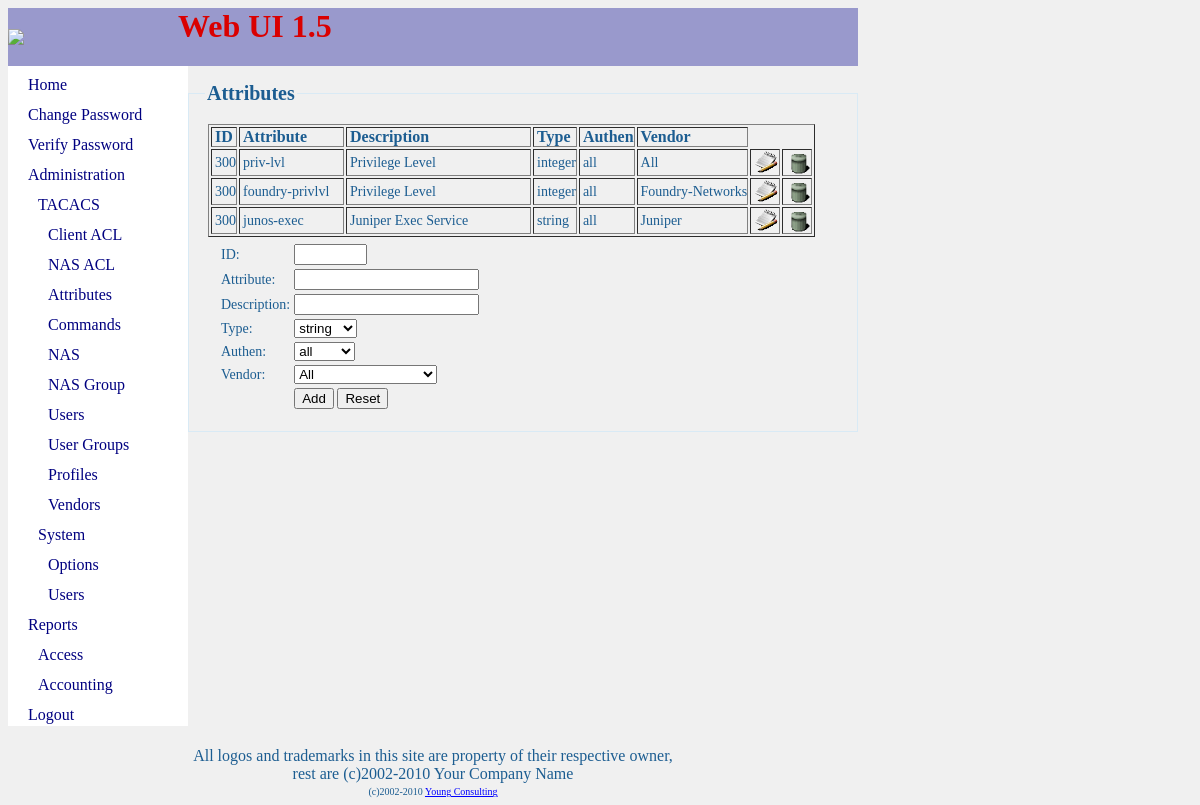
Screenshot of /?module=attrib (signed in) with the database file from the repository.
### tables this page shows
CREATE TABLE `attribute` (
  `id` int NOT NULL,
  `name` varchar(30) default NULL,
  `descr` varchar(255) default NULL,
  `type` int NOT NULL,
  `auth` int NOT NULL,
  `has_tag` int default '0',
  `encrypt` int default '0',
  `disp_len` int default '0',
  `vid` int NOT NULL,
  PRIMARY KEY  (`id`,`vid`,`auth`),
  KEY `name_index` (`name`) 
);

### config.php (called while the page is built, shortened)
<?php
$banner = "Web UI";
$version = "1.5";
$banner_gif = "banner.gif";
$module = 0;
$dbtype = "mysql";
$company_name = "Your Company Name";
$logo_gif = "logo.gif";
?>

### mainfile.php (called while the page is built, shortened)
<?php
$copyrights = "All logos and trademarks in this site are property of their respective owner, rest are (c)2002-2010 $company_name";
function SQLQuery($_query, $id)
{
	GLOBAL $dbtype;
	switch ($dbtype) {
	case "mysql":
		$ret = @mysql_query($_query, $id);
		break;
	}
	return $ret;
}
function SQLFetchRow($result)
{
	GLOBAL $dbtype;
	switch ($dbtype) {
	case "mysql":
		$ret = @mysql_fetch_row($result);
		break;
	}
	return $ret;
}
function SQLFetchArray($result)
{
	GLOBAL $dbtype;
	switch ($dbtype) {
	case "mysql":
		$ret = @mysql_fetch_array($result);
		break;
	}
	return $ret;
}
function SQLNumRows($result)
{
	GLOBAL $dbtype;
	switch ($dbtype) {
	case "mysql":
		$ret = @mysql_num_rows($result);
		break;
	}
	return $ret;
}
function SQLFreeResult($result)
{
	GLOBAL $dbtype;
	switch ($dbtype) {
	case "mysql":
		$ret = @mysql_free_result($result);
		break;
	}
	return $ret;
}
function checkLogin($name, $id)
{
	$ret = 0;
	$result = SQLQuery("SELECT priv_lvl,vrows FROM admin WHERE ENCRYPT(uid,'$name')='$name'", $id);
	if (SQLNumRows($result)>0) {
		$row = SQLFetchRow($result);
		$ret = $row[0];
	}
	return $ret;
}
?>

### attrib.php (the view, shortened to what this page needs)
<form name="attribform" method="post" action="?module=attrib">
<fieldset class=" collapsible"><legend>Attributes</legend>
<table border=0 width="100%">
<tr><td>
        <div id="_acls" class="_scrollwindow">
	<table border=1 class="_table2">
           <tr><th>ID</th><th>Attribute</th><th>Description</th><th>Type</th><th>Authen</th><th>Vendor</th>
<?php
$attr_type = array(0=>"string", "integer","ipaddr","date");
$attr_auth = array("all","tacacs","radius");
$result = @SQLQuery("SELECT id, name FROM vendor ORDER BY id", $dbi);
while ($row = @SQLFetchArray($result)) {
	$vendor[$row[0]]=$row[1];
}
$result = @SQLQuery("SELECT id, name, descr, type, auth, vid FROM attribute", $dbi);
while ($row = @SQLFetchArray($result)) {
	if ($row["id"]) {
	    echo "<tr><td>".$row["id"]."</td>"
		."<td width=\"100\">".$row["name"]."</td>"
		."<td width=\"180\">".$row["descr"]."</td>"
		."<td>".$attr_type[$row["type"]]."</td>"
		."<td>".$attr_auth[$row["auth"]]."</td>"
		."<td>".$vendor[$row["vid"]]."</td>"
		."<td><a href=\"javascript:_modify('".$row["id"]."','".$row["vid"]."')\"><img src=\"images/modify.gif\" width=25 border=0></img></a></td>";
	    echo "<td><a href=\"javascript:_delete('".$row["id"]."','".$row["name"]."','".$row["vid"]."','".$vendor[$row["vid"]]."')\"><img src=\"images/trash.gif\" width=25 border=0></img></a></td></tr>\n";
	}
}
?>
	</table>
        </div>
</td></tr>
<tr><td>
	<table class="_table">
	<tr><td>ID:</td><td><input type="text" name="id" size=6 onChange="return _verify(this,'num');"></td></tr>
	<tr><td>Attribute:</td><td><input type="text" name="name" size=20></td></tr>
	<tr><td>Description:</td><td><input type="text" name="descr" size=20></td></tr>
	<tr><td>Type:</td><td><select name="type"><?php
		foreach ($attr_type as $i=>$j) {
			echo "<option value=\"$i\">$j</option>";
		}
	    ?></select></td></tr>
	<tr><td>Authen:</td><td><select name="auth"><?php
		foreach ($attr_auth as $i=>$j) {
			echo "<option value=\"$i\">$j</option>";
		}
	    ?></select></td></tr>
	<tr><td>Vendor:</td><td><select name="vid"><?php
		foreach ($vendor as $i=>$j) {
			echo "<option value=\"$i\">$j</option>";
		}
	    ?></select></td></tr>
	<tr><td><input name="option" value="1" type="hidden"></td><td><input type="submit" name="_submit" value="Add" onclick="return _required();"> <input type="reset" onClick="return confirm('Are you sure you want to reset the data?')"></td></tr>
	</table>
</td></tr>
</table>
</fieldset>
</form>

### index.php (shortened to what this page needs)
<?php
require_once("config.php");
require_once("mainfile.php");
$dbi=OpenDatabase($dbhost, $dbuname, $dbpass, $dbname);
require_once ("banner.php");
?>
<!DOCTYPE HTML PUBLIC "-//W3C//DTD HTML 4.01 Transitional//EN">
<html>
<head><title><?php echo "$pagetitle"; ?></title>
<link rel="stylesheet" type="text/css" href="style.css" />
</head>
<body bgcolor="#F0F0F0" text="#000000" link="0000FF">
<?php
   if ($_login) {
	if (($_ret=Login($username,$password,$dbi)) > 0) {
		setcookie("login",$_crypt_uname);
	}
   } else {
   	$_ret = checkLogin($_COOKIE["login"], $dbi);
   }
?>
<table border=0 cellspacing=0 cellpadding=0 width=850>
<tr><td>
<div id="banner">
<?php Banner(); ?>
</div>
<tr><td>
<table border=0 cellspacing=0 cellpadding=0 width="100%" height="250">
<tr>
     <td bgcolor="#FFFFFF" width="20%" valign="top">
	<div id="nav" class="menu"><ul>
		<?php
			include("nav.php");
		?>
	</ul></div>
     <td width="80%" valign="top">
	<?php
	if ($_ret&&$module) {
		include ($module.".php");
	} else {
		$nmodule=$module?$module:"main";
		include ($nmodule.".php");
	}?>
     </td>
</tr>
</table>
<tr> <td><br>
<table border=0 width="100%" height=25>
<tr>
	<div id="footer">
	<td width="20%">&nbsp;<?php echo $_ERROR; ?>
	<td width="60%"><center><font color="#1c5d91"><?php echo "$copyrights"; ?></font></center>
	<td width="20%">&nbsp;
	</div>
</table>
<tr> <td><center><font size=-3 color="#1c5d91">(c)2002-2010 <a href="mailto:baram01@hotmail.com">Young Consulting</a></center>
</table>
</body></html>

### banner.php
<?php
function Banner()
{
	global $banner, $banner_gif, $logo_gif, $version, $release, $ads;
	echo "<table bgcolor=\"#9999CC\" border=0 cellpadding=0 cellspacing=0 width=\"100%\">\n"
	    ."<tr><td width=\"20%\">";
	if (file_exists("images/$logo_gif"))
		echo "<img src=\"images/$logo_gif\"></img></td>\n";
	else
		echo "&nbsp;</td>\n";
	echo "    <td width=\"80%\">";
	if (file_exists("images/$banner_gif"))
		echo "<img src=\"images/$banner_gif\"></img></td>\n";
	else
		echo "<h1><font color=\"dark blue\">$banner $version</font></h1></td><td>$ads</td>\n";
	echo "</tr>\n</table>\n";
}
?>

### nav.php (shortened to what this page needs)
<?php
$tacacs_menu = array (
	array('?module=client_acl','Client ACL',true),
	array('?module=nas_acl','NAS ACL',true),
	array('?module=attrib','Attributes',true),
	array('?module=command','Commands',true),
	array('?module=nas','NAS',true),
	array('?module=nas_group','NAS Group',true),
	array('?module=user','Users',true),
	array('?module=user_group','User Groups',true),
	array('?module=profile','Profiles',true),
	array('?module=vendor','Vendors',true)
);
$system_menu = array (
	array('?module=soptions','Options',true),
	array('?module=suser','Users',true)
);
$admin_menu = array (
	array($tacacs_menu,'TACACS',false),
	array($system_menu,'System',false)
);
$report_menu = array (
	array('?module=access','Access',true),
	array('?module=account','Accounting',true)
);
$main_menu = array (
	array('?module=main','Home',true),
	array('?module=change','Change Password',true),
	array('?module=verify','Verify Password',true),
);
$priv15_menu = array (
	array($admin_menu,'Administration',false)
);
$priv1_menu = array (
	array($report_menu,'Reports',false),
	array('javascript:logoff();','Logout',true)
);
function Nav($menu, $submenu)
{
	foreach ($menu as $mnu) {
		if ($mnu[2]) {
			echo "<li><a href=\"".$mnu[0]."\">".$mnu[1]."</a></li>\n";
		} else {
			echo "<li><a href=\"javascript:getPage(0);\">".$mnu[1]."</a>";
			echo "<div id=\"".$mnu[1]."\"><ul>\n";
			Nav($mnu[0],true);
			echo "</ul></div></li>\n";
		}
	}
}
Nav($main_menu, false);
switch($_ret) {
case 15:	Nav($priv15_menu, false);
		break;
}
if ($_ret > 0)		Nav($priv1_menu, false);
?>

### style.css (style rules this page uses)
._table { margin-left: 10px; }
._table td { font-size: 14px; color: #1c5d91; }
._table2 { margin-left: 0px; }
._table2 th { font-size: 16px; color: #1c5d91; text-align: left; padding: 0px 0px 0px 3px; }
._table2 td { font-size: 14px; color: #1c5d91; padding: 0px 0px 0px 3px; }
.menu { width: 180px; height: 100%; margin-left: 0px; margin-right: 0px; float: left; text-align: left; }
.menu li a { display: block; padding: 10px 0px 0px 10px; height: 20px; text-decoration: none; text-align: left; }
.menu li a:link, #menu li a:visited { color: navy; display: block; padding: 10px 0 0 10px; height: 20px; text-align: left; }
.menu ul { list-style: none; margin: 0px; padding: 0px 0px 0px 10px; text-indent: 0px; text-align: left; }
img { border: none; }
fieldset { margin: 1em 0; padding: 1em; border: 1px solid #d9eaf5; }
fieldset legend { display: block; font-size: 20px; color: #1c5d91; font-weight: bold; }

### rows the page displays
attribute: id "300", name "priv-lvl", descr "Privilege Level", type "integer", auth "all", vid "All"
attribute: id "300", name "foundry-privlvl", descr "Privilege Level", type "integer", auth "all", vid "Foundry-Networks"
attribute: id "300", name "junos-exec", descr "Juniper Exec Service", type "string", auth "all", vid "Juniper"

### other values shown
$banner "Web UI"
$version "1.5"
$mnu[1] "Home"
$mnu[1] "Change Password"
$mnu[1] "Verify Password"
$mnu[1] "Administration"
$mnu[1] "TACACS"
$mnu[1] "Client ACL"
$mnu[1] "NAS ACL"
$mnu[1] "Attributes"
$mnu[1] "Commands"
$mnu[1] "NAS"
$mnu[1] "NAS Group"
$mnu[1] "Users"
$mnu[1] "User Groups"
